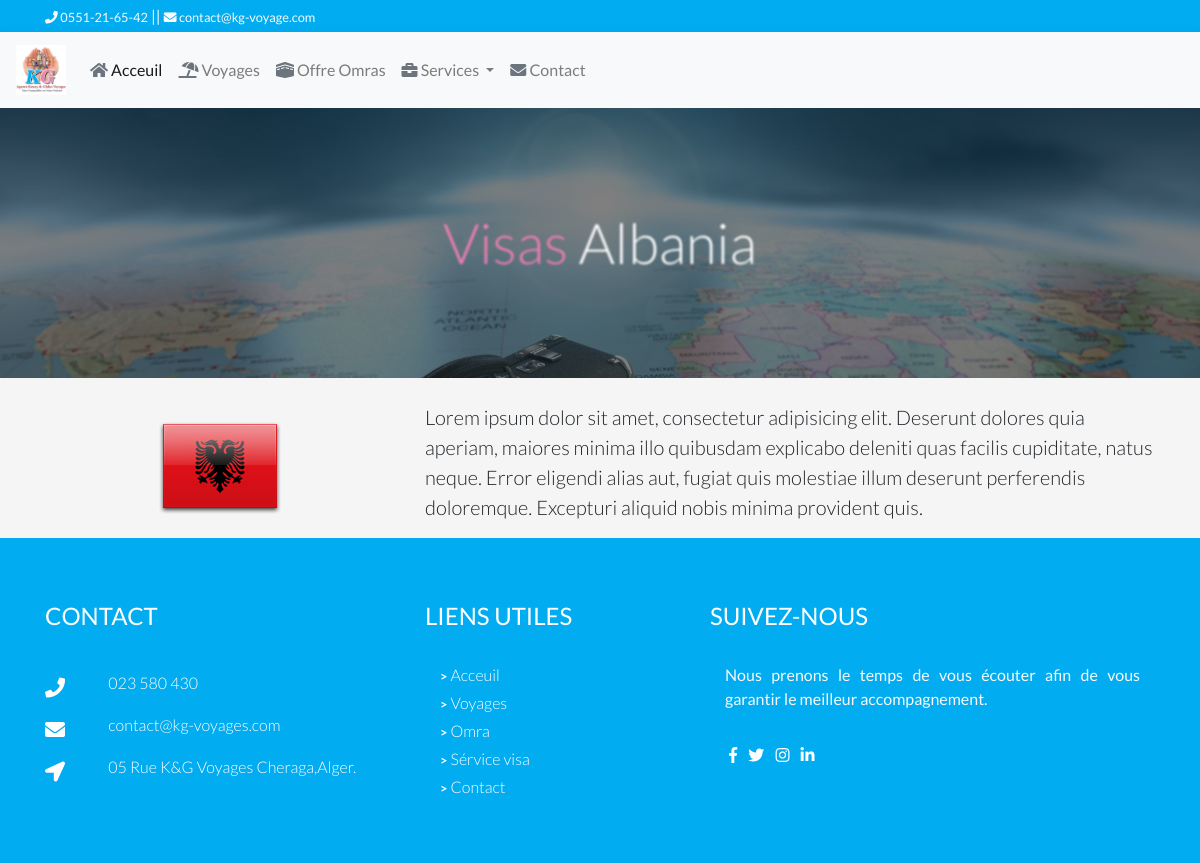
The page /visas/visa-albanie/details on the database its author committed.
### visas/models.py (models this page shows, shortened)
class Visa(models.Model):
    created= models.DateTimeField(default=timezone.now, blank='true')
    slug=models.SlugField(max_length=400,unique='true',null='true',blank='true')
    destination=CountryField(blank='true')
    delai=models.PositiveIntegerField(blank='true')
    prix=models.PositiveIntegerField(blank='true')
    commission=models.PositiveIntegerField(blank='true',default=0)
    dossier=RichTextField()

### visas/views.py (the view)
# urls.py: path('<str:slug>/details', views.SingleVisa.as_view(),name='single_visas'),
class SingleVisa(TemplateView):
    def get(self,request,slug):
        visa=Visa.objects.filter(slug=slug).first()
        random=Visa.objects.order_by('?')[:10]
        return render(request,'visas/single_visas.html', {'visa':visa,'randoms':random})

### visas/templates/visas/single_visas.html (shortened to what this page needs)
{%extends 'base.html' %}
{% load static %}
{% load humanize %}
{% block styles %}
<link rel="stylesheet" href="{% static '/css/owl.carousel.min.css' %}">
<link rel="stylesheet" href="{% static '/css/owl.theme.default.min.css' %}">
{% endblock styles %}
{% block body %}
<div class="position-relative" style='background: url(/static/img/visa.jpg);-webkit-background-size: cover;background-size: cover; height: 270px;'>
  <div class="position-absolute" style='background: rgba(0,0,0,.5);width: 100%;height: 100%; top: 0;left: 0;'>
    <h1 class="text-center center text-day  display-4" style='-webkit-filter: blur(1px);filter: blur(1px);'>Visas <span class="text-white">{{visa.destination.name}}</span></h1>
  </div>
</div>
<div class="container">
  <br>
  <div class="row">
    <div class="col-md-4 position-relative">
      <img src="{% static 'img/flags/'%}{{visa.destination}}.png" alt="" class="center">
    </div>
    <div class="col-md">
      <p class="lead">
        {{visa.dossier|safe}}
      </p>
    </div>
  </div>
</div>
{% endblock body %}

### static/css/styles.css (style rules this page uses)
body { background: whitesmoke; font-family: 'Lato', sans-serif; }
.center { display: block; position: absolute; top: 50%; left: 50%; -webkit-transform: translate(-50%,-50%); -ms-transform: translate(-50%,-50%); transform: translate(-50%,-50%); }

### static/css/colors.css (style rules this page uses)
.text-day { color: rgb(241,127,178); }

### rows shown on the page
Visa: destination.name "Albania", dossier "Lorem ipsum dolor sit amet, consectetur adipisicing elit. Deserunt dolores quia aperiam, maiores minima illo quibusdam explicabo deleniti quas facilis cupiditate, natus neque. Error eligendi alias aut, fugiat quis molestiae illum deserunt perferendis doloremque. Excepturi aliquid nobis minima provident quis."
